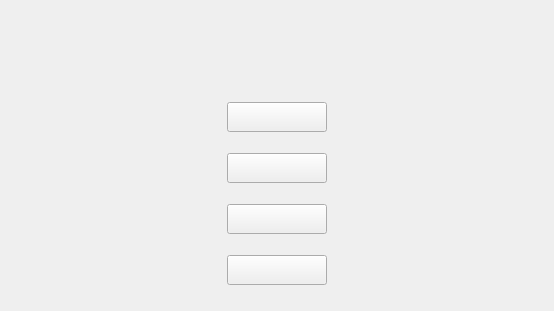
<?xml version="1.0" encoding="UTF-8"?>
<ui version="4.0">
 <class>Widget</class>
 <widget class="QWidget" name="Widget">
  <property name="geometry">
   <rect>
    <x>0</x>
    <y>0</y>
    <width>554</width>
    <height>311</height>
   </rect>
  </property>
  <property name="windowTitle">
   <string>Widget</string>
  </property>
  <property name="styleSheet">
   <string notr="true">#Widget{
	border-image: url(:/new/pics/resouce/begin.png);
}
QPushButton#pushButton{
      border-image:url(:/new/pics/resouce/start_bu.png);
}
#pushButton:hover{
	border-image: url(:/new/pics/resouce/start_click.png);
}
QPushButton#pushButton_2{
	border-image: url(:/new/pics/resouce/exit_bu.png);
}
QPushButton#pushButton_2:hover{
	border-image: url(:/new/pics/resouce/exit_click.png);
}
QPushButton#pushButton_3{
	border-image: url(:/new/pics/resouce/help.png);
}
QPushButton#pushButton_3:hover{
	border-image: url(:/new/pics/resouce/help_click.png);
}
QPushButton#pushButton_4{
	border-image: url(:/new/pics/resouce/load.png);
}
QPushButton#pushButton_4:hover{
	border-image: url(:/new/pics/resouce/save_click.png);
}</string>
  </property>
  <layout class="QGridLayout" name="gridLayout">
   <item row="14" column="3">
    <spacer name="verticalSpacer_9">
     <property name="orientation">
      <enum>Qt::Vertical</enum>
     </property>
     <property name="sizeHint" stdset="0">
      <size>
       <width>20</width>
       <height>40</height>
      </size>
     </property>
    </spacer>
   </item>
   <item row="15" column="3">
    <widget class="QPushButton" name="pushButton_2">
     <property name="sizePolicy">
      <sizepolicy hsizetype="Expanding" vsizetype="Expanding">
       <horstretch>0</horstretch>
       <verstretch>0</verstretch>
      </sizepolicy>
     </property>
     <property name="minimumSize">
      <size>
       <width>100</width>
       <height>30</height>
      </size>
     </property>
     <property name="text">
      <string/>
     </property>
    </widget>
   </item>
   <item row="7" column="6">
    <spacer name="horizontalSpacer_2">
     <property name="orientation">
      <enum>Qt::Horizontal</enum>
     </property>
     <property name="sizeType">
      <enum>QSizePolicy::Expanding</enum>
     </property>
     <property name="sizeHint" stdset="0">
      <size>
       <width>40</width>
       <height>20</height>
      </size>
     </property>
    </spacer>
   </item>
   <item row="4" column="3">
    <spacer name="verticalSpacer_7">
     <property name="orientation">
      <enum>Qt::Vertical</enum>
     </property>
     <property name="sizeHint" stdset="0">
      <size>
       <width>20</width>
       <height>40</height>
      </size>
     </property>
    </spacer>
   </item>
   <item row="7" column="5">
    <spacer name="horizontalSpacer_4">
     <property name="orientation">
      <enum>Qt::Horizontal</enum>
     </property>
     <property name="sizeHint" stdset="0">
      <size>
       <width>40</width>
       <height>20</height>
      </size>
     </property>
    </spacer>
   </item>
   <item row="7" column="1">
    <spacer name="horizontalSpacer_5">
     <property name="orientation">
      <enum>Qt::Horizontal</enum>
     </property>
     <property name="sizeHint" stdset="0">
      <size>
       <width>40</width>
       <height>20</height>
      </size>
     </property>
    </spacer>
   </item>
   <item row="13" column="3">
    <widget class="QPushButton" name="pushButton_3">
     <property name="sizePolicy">
      <sizepolicy hsizetype="Expanding" vsizetype="Expanding">
       <horstretch>0</horstretch>
       <verstretch>0</verstretch>
      </sizepolicy>
     </property>
     <property name="minimumSize">
      <size>
       <width>100</width>
       <height>30</height>
      </size>
     </property>
     <property name="text">
      <string/>
     </property>
    </widget>
   </item>
   <item row="16" column="3">
    <spacer name="verticalSpacer_10">
     <property name="orientation">
      <enum>Qt::Vertical</enum>
     </property>
     <property name="sizeHint" stdset="0">
      <size>
       <width>20</width>
       <height>40</height>
      </size>
     </property>
    </spacer>
   </item>
   <item row="7" column="0">
    <spacer name="horizontalSpacer">
     <property name="orientation">
      <enum>Qt::Horizontal</enum>
     </property>
     <property name="sizeHint" stdset="0">
      <size>
       <width>40</width>
       <height>20</height>
      </size>
     </property>
    </spacer>
   </item>
   <item row="7" column="3">
    <widget class="QPushButton" name="pushButton">
     <property name="sizePolicy">
      <sizepolicy hsizetype="Expanding" vsizetype="Expanding">
       <horstretch>0</horstretch>
       <verstretch>0</verstretch>
      </sizepolicy>
     </property>
     <property name="minimumSize">
      <size>
       <width>100</width>
       <height>30</height>
      </size>
     </property>
     <property name="text">
      <string/>
     </property>
    </widget>
   </item>
   <item row="8" column="3">
    <spacer name="verticalSpacer_8">
     <property name="orientation">
      <enum>Qt::Vertical</enum>
     </property>
     <property name="sizeHint" stdset="0">
      <size>
       <width>20</width>
       <height>40</height>
      </size>
     </property>
    </spacer>
   </item>
   <item row="7" column="2">
    <spacer name="horizontalSpacer_3">
     <property name="orientation">
      <enum>Qt::Horizontal</enum>
     </property>
     <property name="sizeHint" stdset="0">
      <size>
       <width>40</width>
       <height>20</height>
      </size>
     </property>
    </spacer>
   </item>
   <item row="0" column="3">
    <spacer name="verticalSpacer">
     <property name="orientation">
      <enum>Qt::Vertical</enum>
     </property>
     <property name="sizeHint" stdset="0">
      <size>
       <width>20</width>
       <height>40</height>
      </size>
     </property>
    </spacer>
   </item>
   <item row="5" column="3">
    <spacer name="verticalSpacer_3">
     <property name="orientation">
      <enum>Qt::Vertical</enum>
     </property>
     <property name="sizeHint" stdset="0">
      <size>
       <width>20</width>
       <height>40</height>
      </size>
     </property>
    </spacer>
   </item>
   <item row="1" column="3">
    <spacer name="verticalSpacer_4">
     <property name="orientation">
      <enum>Qt::Vertical</enum>
     </property>
     <property name="sizeHint" stdset="0">
      <size>
       <width>20</width>
       <height>40</height>
      </size>
     </property>
    </spacer>
   </item>
   <item row="6" column="3">
    <spacer name="verticalSpacer_5">
     <property name="orientation">
      <enum>Qt::Vertical</enum>
     </property>
     <property name="sizeHint" stdset="0">
      <size>
       <width>20</width>
       <height>40</height>
      </size>
     </property>
    </spacer>
   </item>
   <item row="11" column="3">
    <widget class="QPushButton" name="pushButton_4">
     <property name="sizePolicy">
      <sizepolicy hsizetype="Expanding" vsizetype="Expanding">
       <horstretch>0</horstretch>
       <verstretch>0</verstretch>
      </sizepolicy>
     </property>
     <property name="minimumSize">
      <size>
       <width>100</width>
       <height>30</height>
      </size>
     </property>
     <property name="text">
      <string/>
     </property>
    </widget>
   </item>
   <item row="12" column="3">
    <spacer name="verticalSpacer_6">
     <property name="orientation">
      <enum>Qt::Vertical</enum>
     </property>
     <property name="sizeHint" stdset="0">
      <size>
       <width>20</width>
       <height>40</height>
      </size>
     </property>
    </spacer>
   </item>
   <item row="2" column="3">
    <spacer name="verticalSpacer_2">
     <property name="orientation">
      <enum>Qt::Vertical</enum>
     </property>
     <property name="sizeHint" stdset="0">
      <size>
       <width>20</width>
       <height>40</height>
      </size>
     </property>
    </spacer>
   </item>
   <item row="7" column="4">
    <spacer name="horizontalSpacer_6">
     <property name="orientation">
      <enum>Qt::Horizontal</enum>
     </property>
     <property name="sizeHint" stdset="0">
      <size>
       <width>40</width>
       <height>20</height>
      </size>
     </property>
    </spacer>
   </item>
  </layout>
 </widget>
 <resources/>
 <connections/>
</ui>
